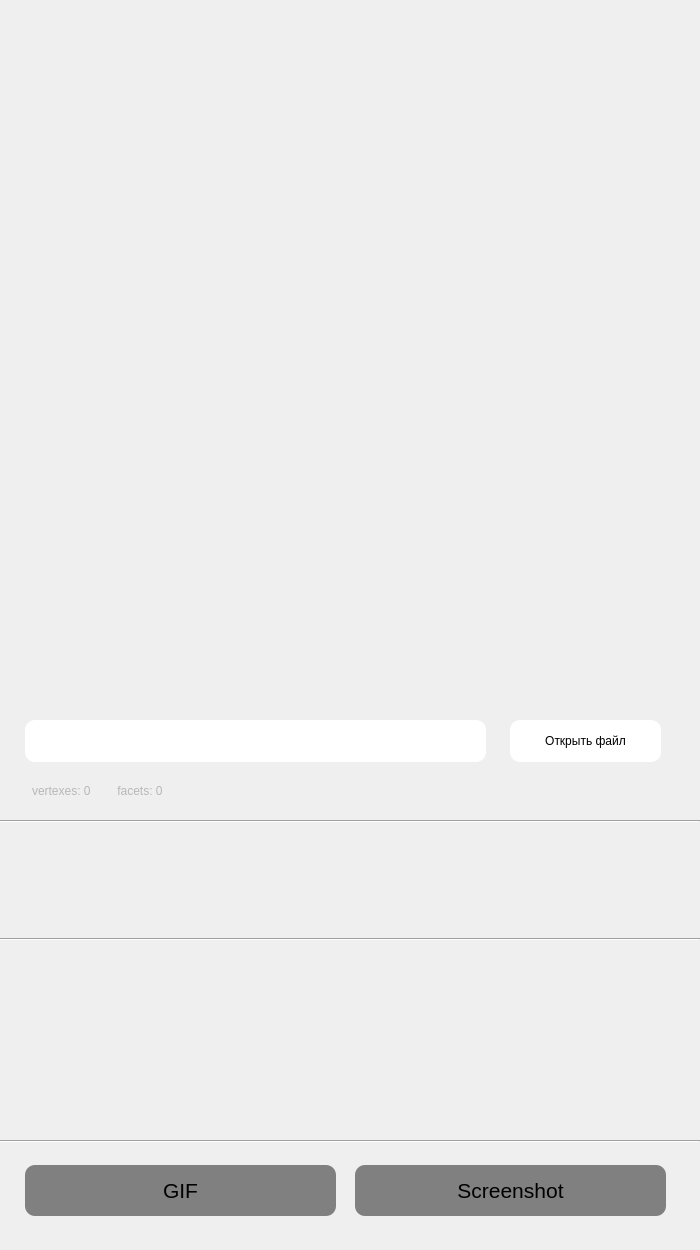
<?xml version="1.0" encoding="UTF-8"?>
<ui version="4.0">
 <class>Viewer</class>
 <widget class="QMainWindow" name="Viewer">
  <property name="geometry">
   <rect>
    <x>0</x>
    <y>0</y>
    <width>700</width>
    <height>1250</height>
   </rect>
  </property>
  <property name="minimumSize">
   <size>
    <width>700</width>
    <height>1180</height>
   </size>
  </property>
  <property name="maximumSize">
   <size>
    <width>700</width>
    <height>1250</height>
   </size>
  </property>
  <property name="windowTitle">
   <string>Viewer</string>
  </property>
  <widget class="QWidget" name="centralwidget">
   <widget class="QLineEdit" name="lineEdit_timer">
    <property name="geometry">
     <rect>
      <x>30</x>
      <y>1165</y>
      <width>101</width>
      <height>21</height>
     </rect>
    </property>
    <property name="styleSheet">
     <string notr="true">QLineEdit {
	background:transparent;
	border: 0px;
	color:gray;
}</string>
    </property>
    <property name="text">
     <string/>
    </property>
    <property name="readOnly">
     <bool>true</bool>
    </property>
   </widget>
   <widget class="QPushButton" name="button_create_gif">
    <property name="enabled">
     <bool>false</bool>
    </property>
    <property name="geometry">
     <rect>
      <x>25</x>
      <y>1165</y>
      <width>311</width>
      <height>51</height>
     </rect>
    </property>
    <property name="font">
     <font>
      <pointsize>16</pointsize>
     </font>
    </property>
    <property name="styleSheet">
     <string notr="true">QPushButton{
    color:black;
    background-color: white;
    border-width: 0px;
    border-radius: 10px;
}

QPushButton:disabled{
    color:black;
    background-color: gray;
    border-width: 0px;
    border-radius: 10px;
}
</string>
    </property>
    <property name="text">
     <string>GIF</string>
    </property>
   </widget>
   <widget class="QPushButton" name="button_create_img">
    <property name="enabled">
     <bool>false</bool>
    </property>
    <property name="geometry">
     <rect>
      <x>355</x>
      <y>1165</y>
      <width>311</width>
      <height>51</height>
     </rect>
    </property>
    <property name="font">
     <font>
      <pointsize>16</pointsize>
     </font>
    </property>
    <property name="styleSheet">
     <string notr="true">QPushButton{
    color:black;
    background-color: white;
    border-width: 0px;
    border-radius: 10px;
}

QPushButton:disabled{
    color:black;
    background-color: gray;
    border-width: 0px;
    border-radius: 10px;
}</string>
    </property>
    <property name="text">
     <string>Screenshot</string>
    </property>
   </widget>
   <widget class="QPushButton" name="button_open_file">
    <property name="geometry">
     <rect>
      <x>510</x>
      <y>720</y>
      <width>151</width>
      <height>42</height>
     </rect>
    </property>
    <property name="styleSheet">
     <string notr="true">QPushButton#button_open_file{
    color:black;
    background-color: white;
    border-width: 0px;
    border-radius: 10px;
}</string>
    </property>
    <property name="text">
     <string>Открыть файл</string>
    </property>
   </widget>
   <widget class="QLineEdit" name="input_filename">
    <property name="enabled">
     <bool>true</bool>
    </property>
    <property name="geometry">
     <rect>
      <x>25</x>
      <y>720</y>
      <width>461</width>
      <height>42</height>
     </rect>
    </property>
    <property name="mouseTracking">
     <bool>true</bool>
    </property>
    <property name="styleSheet">
     <string notr="true">QLineEdit#input_filename{
    color:black;
    background-color: white;
    border-width: 0px;
    border-radius: 10px;
}</string>
    </property>
    <property name="text">
     <string/>
    </property>
    <property name="readOnly">
     <bool>true</bool>
    </property>
   </widget>
   <widget class="QLineEdit" name="info_of_object">
    <property name="geometry">
     <rect>
      <x>30</x>
      <y>780</y>
      <width>451</width>
      <height>21</height>
     </rect>
    </property>
    <property name="styleSheet">
     <string notr="true">QLineEdit#info_of_object {
	background:transparent;
	border: 0px;
	color:gray;
}</string>
    </property>
    <property name="text">
     <string/>
    </property>
    <property name="readOnly">
     <bool>true</bool>
    </property>
    <property name="placeholderText">
     <string>vertexes: 0       	facets: 0</string>
    </property>
   </widget>
   <widget class="QWidget" name="verticalLayoutWidget">
    <property name="geometry">
     <rect>
      <x>0</x>
      <y>0</y>
      <width>701</width>
      <height>701</height>
     </rect>
    </property>
    <layout class="QVBoxLayout" name="object_observer_window">
     <property name="sizeConstraint">
      <enum>QLayout::SetDefaultConstraint</enum>
     </property>
    </layout>
   </widget>
   <widget class="QWidget" name="verticalLayoutWidget_2">
    <property name="geometry">
     <rect>
      <x>0</x>
      <y>940</y>
      <width>701</width>
      <height>201</height>
     </rect>
    </property>
    <layout class="QVBoxLayout" name="style_panel"/>
   </widget>
   <widget class="Line" name="line">
    <property name="geometry">
     <rect>
      <x>0</x>
      <y>938</y>
      <width>700</width>
      <height>3</height>
     </rect>
    </property>
    <property name="orientation">
     <enum>Qt::Horizontal</enum>
    </property>
   </widget>
   <widget class="Line" name="line_3">
    <property name="geometry">
     <rect>
      <x>0</x>
      <y>1140</y>
      <width>700</width>
      <height>3</height>
     </rect>
    </property>
    <property name="orientation">
     <enum>Qt::Horizontal</enum>
    </property>
   </widget>
   <widget class="Line" name="line_4">
    <property name="geometry">
     <rect>
      <x>0</x>
      <y>820</y>
      <width>700</width>
      <height>3</height>
     </rect>
    </property>
    <property name="styleSheet">
     <string notr="true">Line#line_4{
    color:#1C1C1C;
}</string>
    </property>
    <property name="orientation">
     <enum>Qt::Horizontal</enum>
    </property>
   </widget>
   <widget class="QWidget" name="verticalLayoutWidget_3">
    <property name="geometry">
     <rect>
      <x>0</x>
      <y>820</y>
      <width>701</width>
      <height>121</height>
     </rect>
    </property>
    <layout class="QVBoxLayout" name="modification_panel"/>
   </widget>
  </widget>
 </widget>
 <resources/>
 <connections/>
</ui>
